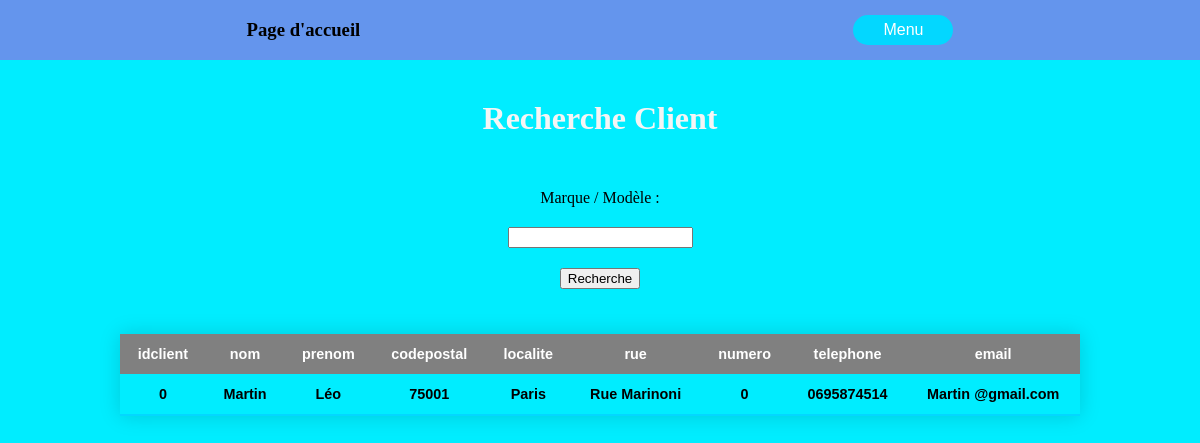
The page /rcheClient.php?recherche=marque0 on the database its author committed.
### tables this page shows
CREATE TABLE `clients` (
  `idclient` smallint(5) NOT NULL,
  `nom` varchar(40) NOT NULL,
  `prenom` varchar(40) NOT NULL,
  `codepostal` varchar(10) NOT NULL,
  `localite` varchar(50) NOT NULL,
  `rue` varchar(80) NOT NULL,
  `numero` varchar(10) NOT NULL,
  `telephone` varchar(40) NOT NULL,
  `email` varchar(50) NOT NULL
);

### bdd/db_id.php (called while the page is built)
<?php
abstract class db_id{
    private $locahost = "localhost";
    private $db_name = "voiture";
    private $username = "root";
    private $password = "";
    public function get_id(){
        $arr = array();
        array_push($arr,$this->locahost,$this->db_name,$this->username,$this->password);
        return $arr;
    }
}

### bdd/db_connexion.php (called while the page is built, shortened)
<?php
require_once ("db_id.php");
class db_connexion extends db_id {
    private $host;
    private $db_name;
    private $username;
    private $password;
    protected $_connexion;
    public function __construct(){
        $id = $this -> get_id();
        $this->host = $id[0];
        $this->db_name = $id[1];
        $this->username = $id[2];
        $this->password = $id[3];
    }
    public function connexion(){
        $this -> _connexion = null;
        try{
            $this->_connexion = new PDO('mysql:host='.$this->host .';dbname='.$this->db_name,$this->username,$this->password);
            $this->_connexion->exec('set names utf8');
            return true;
        }catch (PDOException $exception){
            echo "Error to connect BDD" . $exception;
            return false;
        }
    }
    public function find_client($value){
        $sql = "SELECT * FROM clients WHERE idclient = any(
                SELECT idclient FROM locations WHERE immatriculation = any(
                SELECT immatriculation FROM voiture WHERE marque LIKE '%" . $value ."%' OR modele LIKE '%" . $value . "%'))";
        $query = $this->_connexion->prepare($sql);
        $query->execute();
        return $query->fetchAll(PDO::FETCH_ASSOC);
    }
    public function get_all_columns_from_table($table){
        $sql = "SHOW FULL COLUMNS FROM " . $table;
        $query = $this->_connexion->prepare($sql);
        $query->execute();
        $res = $query->fetchAll();
        $columns = array();
        foreach ($res as $r => $key){
            foreach ($key as $k => $x){
                if ($k === "Field"){
                    array_push($columns,$key[$k]);
                }
            }
        }
        return $columns;
    }
}

### rcheClient.php (the view, shortened to what this page needs)
<?php
    require_once("./bdd/db_connexion.php");
    $connexion = new db_connexion();
    $res = $connexion->connexion();
    if ($res) {
        $columns = $connexion->get_all_columns_from_table("clients");
        if (array_key_exists("recherche", $_GET)) {
            $client = $connexion->find_client($_GET["recherche"]);
        }
    }
?>
<!DOCTYPE html>
<html lang="fr">
<head>
    <link rel="stylesheet" href="./src/style.css"/>
</head>
<body>
<header>
    <div class="header-content">
        <div>
            <h3><a href="index.php" style="color: black;">Page d'accueil</a></h3>
        </div>
        <nav>
            <button id="menu">Menu</button>
        </nav>
    </div>
</header>
<main>
    <h3>Recherche Client</h3>
    <form method="get" action="rcheClient.php">
        <label>Marque / Modèle : </label>
        <input type="text" name="recherche">
        <input type="submit" value="Recherche">
    </form>
    <table>
        <thead>
        <tr>
            <?php foreach ($columns as $co) : ?>
                <th scope="col"><?= $co ?></th>
            <?php endforeach; ?>
        </tr>
        </thead>
        <tbody>
        <?php if (isset($client)) foreach ($client as $c) : ?>
            <tr>
                <?php foreach ($columns as $co) : ?>
                    <th scope="row"><?= $c["$co"] ?></th>
                <?php endforeach; ?>
            </tr>
        <?php endforeach; ?>
        </tbody>
    </table>
</main>
</body>
</html>

### src/style.css (style rules this page uses)
html,body { box-sizing: border-box; margin: 0; padding: 0; width: 100%; height: auto; background: rgb(0,237,255); }
a { text-decoration: none; }
header { width: 100%; position: fixed; z-index: 2; display: flex; flex-direction: column; justify-content: center; align-items: center; background-color: cornflowerblue; }
.header-content { width: 100%; display: flex; flex-direction: row; justify-content: space-around; align-items: center; height: 60px; }
.header-content button { border: none; border-radius: 15px; height: 30px; width: 100px; font-size: 1rem; cursor: pointer; background-color: #03d7ff; color: white; transition: 0.3s; }
main { width: 100%; height: auto; display: flex; justify-content: center; align-items: center; padding: 50px 0px; flex-direction: column; flex-wrap: wrap; }
main h3 { width: 100%; text-align: center; font-size: 2rem; margin-top: 50px; color: whitesmoke; }
main form { width: 80%; height: auto; display: flex; flex-direction: column; justify-content: flex-end; align-items: center; margin-top: 20px; margin-bottom: 20px; gap: 20px; }
input { cursor: pointer; }
table { width: 80%; border-collapse: collapse; margin: 25px 0; font-size: 0.9em; font-family: sans-serif; min-width: 400px; box-shadow: 0 0 20px rgba(0, 0, 0, 0.15); }
table thead tr { background-color: grey; color: #ffffff; text-align: left; }
table th, table td { padding: 12px 15px; }
table tbody tr { border-bottom: 1px solid #dddddd; cursor: pointer; transition: 0.3s; }
table tbody tr:last-of-type { border-bottom: 2px solid #03d7ff; }
table th { text-align: center; }

### rows shown on the page
clients: idclient "0", nom "Martin", prenom "Léo", codepostal "75001", localite "Paris", rue "Rue Marinoni", numero "0", telephone "0695874514", email "Martin @gmail.com"

### other values the page prints
$co "idclient"
$co "nom"
$co "prenom"
$co "codepostal"
$co "localite"
$co "rue"
$co "numero"
$co "telephone"
$co "email"
